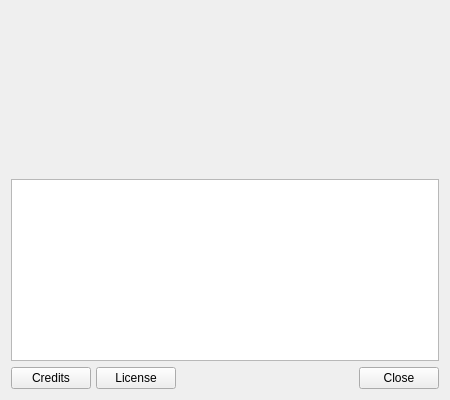
<?xml version="1.0" encoding="UTF-8"?>
<ui version="4.0">
 <class>AboutDialog</class>
 <widget class="QDialog" name="AboutDialog">
  <property name="geometry">
   <rect>
    <x>0</x>
    <y>0</y>
    <width>450</width>
    <height>400</height>
   </rect>
  </property>
  <property name="minimumSize">
   <size>
    <width>450</width>
    <height>400</height>
   </size>
  </property>
  <property name="maximumSize">
   <size>
    <width>450</width>
    <height>400</height>
   </size>
  </property>
  <property name="windowTitle">
   <string>NitroShare - About</string>
  </property>
  <property name="windowIcon">
   <iconset resource="../data/resource.qrc">
    <normaloff>:/img/logo.svg</normaloff>:/img/logo.svg</iconset>
  </property>
  <property name="sizeGripEnabled">
   <bool>false</bool>
  </property>
  <layout class="QVBoxLayout" name="verticalLayout">
   <item alignment="Qt::AlignHCenter">
    <widget class="QLabel" name="lblLogo"/>
   </item>
   <item alignment="Qt::AlignHCenter">
    <widget class="QLabel" name="lblProjectTitle"/>
   </item>
   <item>
    <widget class="QWidget" name="wdtContent" native="true">
     <layout class="QVBoxLayout" name="vBoxLytContent">
      <item alignment="Qt::AlignHCenter">
       <widget class="QLabel" name="lblVersion"/>
      </item>
      <item alignment="Qt::AlignHCenter">
       <widget class="QLabel" name="lblDescription"/>
      </item>
      <item alignment="Qt::AlignHCenter">
       <widget class="QLabel" name="lblWebsite">
        <property name="textFormat">
         <enum>Qt::RichText</enum>
        </property>
        <property name="openExternalLinks">
         <bool>true</bool>
        </property>
        <property name="textInteractionFlags">
         <set>Qt::LinksAccessibleByMouse</set>
        </property>
       </widget>
      </item>
      <item>
       <spacer name="verticalSpacer">
        <property name="orientation">
         <enum>Qt::Vertical</enum>
        </property>
        <property name="sizeHint" stdset="0">
         <size>
          <width>20</width>
          <height>40</height>
         </size>
        </property>
       </spacer>
      </item>
      <item alignment="Qt::AlignHCenter">
       <widget class="QLabel" name="lblCopyright"/>
      </item>
     </layout>
    </widget>
   </item>
   <item>
    <widget class="QTextBrowser" name="textBrowser">
     <property name="tabChangesFocus">
      <bool>true</bool>
     </property>
     <property name="openExternalLinks">
      <bool>true</bool>
     </property>
    </widget>
   </item>
   <item>
    <layout class="QHBoxLayout" name="buttonLayout">
     <property name="spacing">
      <number>5</number>
     </property>
     <item>
      <widget class="QPushButton" name="btnCredits">
       <property name="text">
        <string>Credits</string>
       </property>
       <property name="checkable">
        <bool>true</bool>
       </property>
       <property name="autoDefault">
        <bool>false</bool>
       </property>
      </widget>
     </item>
     <item>
      <widget class="QPushButton" name="btnLicense">
       <property name="text">
        <string>License</string>
       </property>
       <property name="checkable">
        <bool>true</bool>
       </property>
       <property name="autoDefault">
        <bool>false</bool>
       </property>
      </widget>
     </item>
     <item>
      <spacer name="buttonSpacer">
       <property name="orientation">
        <enum>Qt::Horizontal</enum>
       </property>
       <property name="sizeHint" stdset="0">
        <size>
         <width>40</width>
         <height>20</height>
        </size>
       </property>
      </spacer>
     </item>
     <item>
      <widget class="QPushButton" name="btnClose">
       <property name="text">
        <string>Close</string>
       </property>
       <property name="autoDefault">
        <bool>false</bool>
       </property>
       <property name="default">
        <bool>false</bool>
       </property>
      </widget>
     </item>
    </layout>
   </item>
  </layout>
 </widget>
 <resources/>
 <connections>
  <connection>
   <sender>btnClose</sender>
   <signal>clicked()</signal>
   <receiver>AboutDialog</receiver>
   <slot>accept()</slot>
   <hints>
    <hint type="sourcelabel">
     <x>438</x>
     <y>338</y>
    </hint>
    <hint type="destinationlabel">
     <x>249</x>
     <y>224</y>
    </hint>
   </hints>
  </connection>
  <connection>
   <sender>btnCredits</sender>
   <signal>clicked(bool)</signal>
   <receiver>AboutDialog</receiver>
   <slot>onCreditsOrLicenceClicked(bool)</slot>
   <hints>
    <hint type="sourcelabel">
     <x>52</x>
     <y>326</y>
    </hint>
    <hint type="destinationlabel">
     <x>224</x>
     <y>174</y>
    </hint>
   </hints>
  </connection>
  <connection>
   <sender>btnLicense</sender>
   <signal>clicked(bool)</signal>
   <receiver>AboutDialog</receiver>
   <slot>onCreditsOrLicenceClicked(bool)</slot>
   <hints>
    <hint type="sourcelabel">
     <x>142</x>
     <y>326</y>
    </hint>
    <hint type="destinationlabel">
     <x>224</x>
     <y>174</y>
    </hint>
   </hints>
  </connection>
 </connections>
 <slots>
  <slot>onCreditsOrLicenceClicked(bool)</slot>
 </slots>
</ui>
